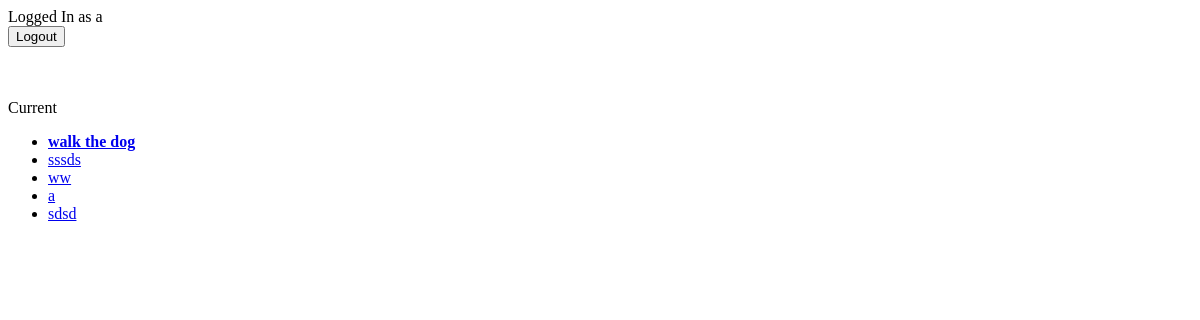
/current/ (signed in), run on an earlier commit of the app's database.
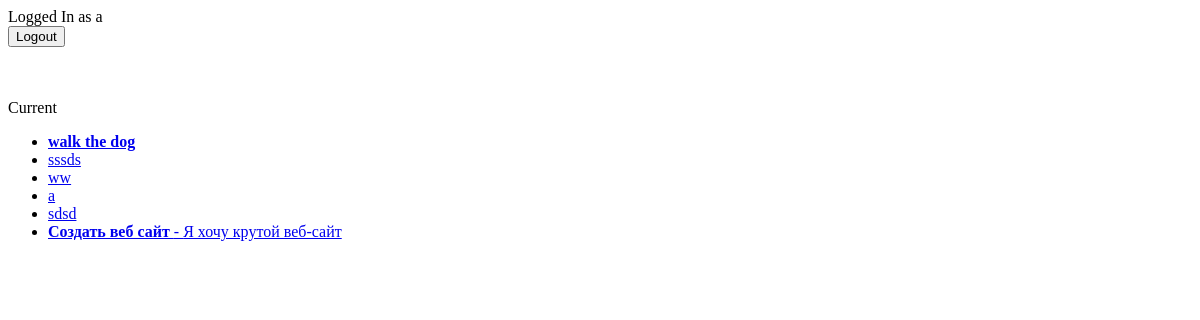
And on a later commit of the database.
### todo/models.py (models this page shows, shortened)
class Todo(models.Model):
    title = models.CharField(max_length=100)
    memo = models.TextField(blank=True)
    created = models.DateTimeField(auto_now_add=True)
    datecompleted = models.DateTimeField(null=True, blank=True)
    important = models.BooleanField(default=False)
    user = models.ForeignKey(User, on_delete=models.CASCADE)

### todo/views.py (the view)
# urls.py: path('current/', views.currenttodos, name='currenttodos'),
def currenttodos(request):
    todos = Todo.objects.filter(user=request.user, datecompleted__isnull=True)
    return render(request, 'todo/currenttodos.html',{'todos': todos})

### todo/templates/todo/currenttodos.html
{% extends 'todo/base.html' %}
{% block content %}
Current
<ul>
{% for todo in todos %}
<li>
    <a href="{% url 'viewtodo' todo.id  %}">
    {% if todo.important %}<b>{% endif %}{{ todo.title }}
    {% if todo.important %}</b>{% endif %}
    {% if todo.memo %} - {{ todo.memo }}{% endif %}
    </a>
</li>
{% endfor %}
</ul>
{% endblock %}

What changed in the data, as far as the page shows it:
now on this page (row edited): Todo: title "Создать веб сайт", memo "Я хочу крутой веб-сайт"
